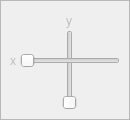
               <widget class="QFrame" name="scale_position_frame">
                <property name="enabled">
                 <bool>false</bool>
                </property>
                <property name="minimumSize">
                 <size>
                  <width>130</width>
                  <height>120</height>
                 </size>
                </property>
                <property name="maximumSize">
                 <size>
                  <width>130</width>
                  <height>120</height>
                 </size>
                </property>
                <property name="frameShape">
                 <enum>QFrame::StyledPanel</enum>
                </property>
                <property name="frameShadow">
                 <enum>QFrame::Raised</enum>
                </property>
                <widget class="QSlider" name="scale_position_y">
                 <property name="geometry">
                  <rect>
                   <x>60</x>
                   <y>30</y>
                   <width>20</width>
                   <height>80</height>
                  </rect>
                 </property>
                 <property name="minimumSize">
                  <size>
                   <width>0</width>
                   <height>80</height>
                  </size>
                 </property>
                 <property name="maximumSize">
                  <size>
                   <width>16777215</width>
                   <height>80</height>
                  </size>
                 </property>
                 <property name="orientation">
                  <enum>Qt::Vertical</enum>
                 </property>
                </widget>
                <widget class="QSlider" name="scale_position_x">
                 <property name="geometry">
                  <rect>
                   <x>20</x>
                   <y>50</y>
                   <width>100</width>
                   <height>22</height>
                  </rect>
                 </property>
                 <property name="minimumSize">
                  <size>
                   <width>100</width>
                   <height>0</height>
                  </size>
                 </property>
                 <property name="maximumSize">
                  <size>
                   <width>100</width>
                   <height>16777215</height>
                  </size>
                 </property>
                 <property name="orientation">
                  <enum>Qt::Horizontal</enum>
                 </property>
                </widget>
                <widget class="QLabel" name="label_8">
                 <property name="geometry">
                  <rect>
                   <x>10</x>
                   <y>50</y>
                   <width>16</width>
                   <height>21</height>
                  </rect>
                 </property>
                 <property name="text">
                  <string>x</string>
                 </property>
                </widget>
                <widget class="QLabel" name="label_9">
                 <property name="geometry">
                  <rect>
                   <x>64</x>
                   <y>10</y>
                   <width>10</width>
                   <height>21</height>
                  </rect>
                 </property>
                 <property name="text">
                  <string>y</string>
                 </property>
                 <property name="alignment">
                  <set>Qt::AlignCenter</set>
                 </property>
                </widget>
               </widget>
